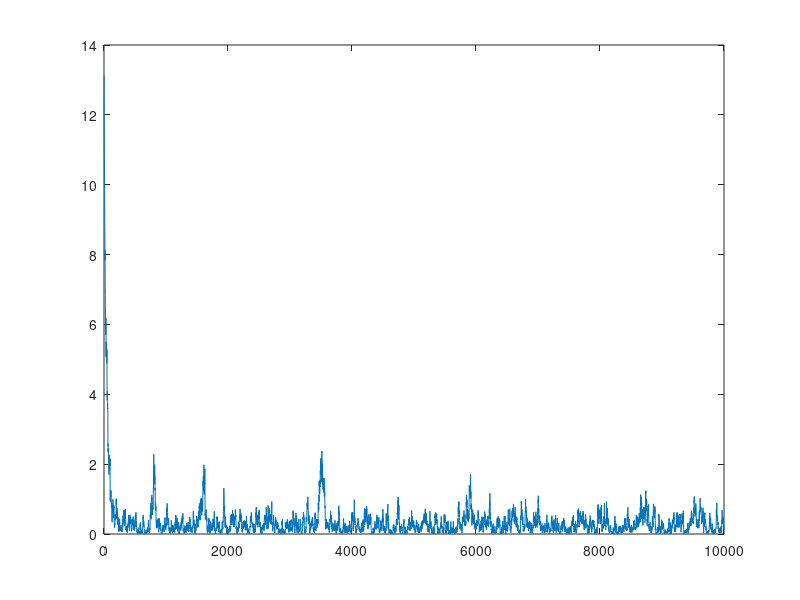

Reproduce this figure in MATLAB.
%% Author: V. Ruban Vishnu Pandian, EE19B138
%% EE6110: Adaptive Signal Processing - Project
%% Date: 18/11/2022

clear;
close all;

%% System identification
N = 1e4;
f = [1; 2; 3];
L = length(f);

sigy = 0.5;
y = sqrt(sigy)*randn(1,N+L-1);
x = conv(f,y);
x = x(L:N+L-1);

sigU = 5;
U1 = exprnd(sqrt(0.5*sigU),1,N);
U2 = exprnd(sqrt(0.5*sigU),1,N);
U = U1-U2;

x = x+U;

w = zeros(length(f),1);
u = 0.1;

pow = 2;
ep = 1e-4;

MSD = zeros(1,N);

for i=1:N
    Y = (fliplr(y(i:i+L-1))).';
    X = x(i);
    e = X-(w'*Y);

    fun = (abs(e)^pow)/(ep+abs(e)^(pow+1));
    %fun = 1;
    w = w + u*fun*e'*Y;
    MSD(i) = norm(f-w)^2;
end

plot(1:N,MSD);
